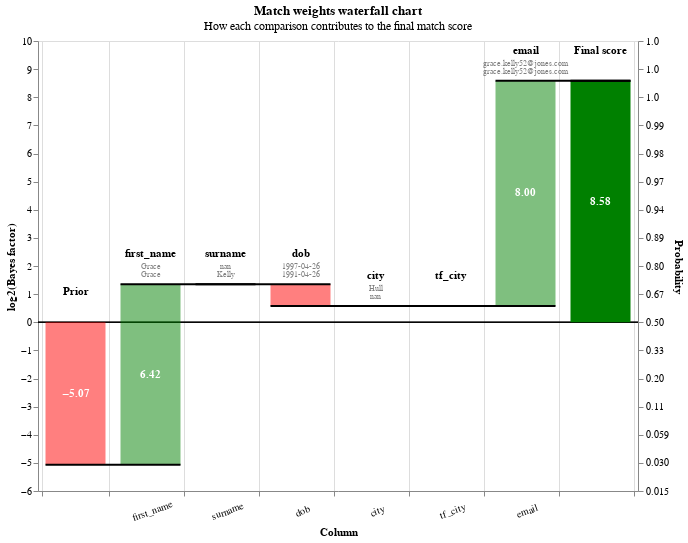

Notebook code cell kept with this figure:
### Markdown cell above
You can also view rows in this dataset as a waterfall chart as follows:

### Code cell
from splink.charts import waterfall_chart
records_to_plot = df_predictions.as_record_dict(limit=5)
linker.waterfall_chart(records_to_plot, filter_nulls=False)

### Figure 1 — Vega-Lite specification as saved in the notebook (floating-point values rounded to 4 significant figures)
{"$schema": "https://vega.github.io/schema/vega-lite/v5.2.0.json", "config": {"view": {"continuousHeight": 300, "continuousWidth": 400}}, "data": {"values": [{"bar_sort_order": 0, "bayes_factor": 0.02976, "bayes_factor_description": null, "column_name": "Prior", "comparison_vector_value": null, "label_for_charts": "Starting match weight (prior)", "log2_bayes_factor": -5.071, "m_probability": null, "record_number": 0, "sql_condition": null, "term_frequency_adjustment": null, "u_probability": null, "value_l": "", "value_r": ""}, {"bar_sort_order": 1, "bayes_factor": 85.52, "bayes_factor_description": "If comparison level is `exact match` then comparison is 85.52 times more likely to be a match", "column_name": "first_name", "comparison_vector_value": 2, "label_for_charts": "Exact match", "log2_bayes_factor": 6.418, "m_probability": 0.4955, "record_number": 0, "sql_condition": "\"first_name_l\" = \"first_name_r\"", "term_frequency_adjustment": false, "u_probability": 0.005794, "value_l": "Grace", "value_r": "Grace"}, {"bar_sort_order": 2, "bayes_factor": 1, "bayes_factor_description": "If comparison level is `null` then comparison is 1.00 times more likely to be a match", "column_name": "surname", "comparison_vector_value": -1, "label_for_charts": "Null", "log2_bayes_factor": 0, "m_probability": null, "record_number": 0, "sql_condition": "\"surname_l\" IS NULL OR \"surname_r\" IS NULL", "term_frequency_adjustment": false, "u_probability": null, "value_l": "nan", "value_r": "Kelly"}, {"bar_sort_order": 3, "bayes_factor": 0.5874, "bayes_factor_description": "If comparison level is `all other comparisons` then comparison is  1.70 times less likely to be a match", "column_name": "dob", "comparison_vector_value": 0, "label_for_charts": "All other comparisons", "log2_bayes_factor": -0.7676, "m_probability": 0.5864, "record_number": 0, "sql_condition": "ELSE", "term_frequency_adjustment": false, "u_probability": 0.9983, "value_l": "1997-04-26", "value_r": "1991-04-26"}, {"bar_sort_order": 4, "bayes_factor": 1, "bayes_factor_description": "If comparison level is `null` then comparison is 1.00 times more likely to be a match", "column_name": "city", "comparison_vector_value": -1, "label_for_charts": "Null", "log2_bayes_factor": 0, "m_probability": null, "record_number": 0, "sql_condition": "\"city_l\" IS NULL OR \"city_r\" IS NULL", "term_frequency_adjustment": false, "u_probability": null, "value_l": "Hull", "value_r": "nan"}, {"bar_sort_order": 5, "bayes_factor": 1, "bayes_factor_description": "If comparison level is `null` then comparison is 1.00 times more likely to be a match", "column_name": "tf_city", "comparison_vector_value": -1, "label_for_charts": "Null", "log2_bayes_factor": 0, "m_probability": null, "record_number": 0, "sql_condition": "\"city_l\" IS NULL OR \"city_r\" IS NULL", "term_frequency_adjustment": true, "u_probability": null, "value_l": "", "value_r": ""}, {"bar_sort_order": 6, "bayes_factor": 256.8, "bayes_factor_description": "If comparison level is `exact match` then comparison is 256.84 times more likely to be a match", "column_name": "email", "comparison_vector_value": 1, "label_for_charts": "Exact match", "log2_bayes_factor": 8.005, "m_probability": 0.5635, "record_number": 0, "sql_condition": "\"email_l\" = \"email_r\"", "term_frequency_adjustment": false, "u_probability": 0.002194, "value_l": "grace.kelly52@jones.com", "value_r": "grace.kelly52@jones.com"}, {"bar_sort_order": 7, "bayes_factor": 383.9, "bayes_factor_description": null, "column_name": "Final score", "comparison_vector_value": null, "label_for_charts": "Final score", "log2_bayes_factor": 8.585, "m_probability": null, "record_number": 0, "sql_condition": null, "term_frequency_adjustment": null, "u_probability": null, "value_l": "", "value_r": ""}, {"bar_sort_order": 0, "bayes_factor": 0.02976, "bayes_factor_description": null, "column_name": "Prior", "comparison_vector_value": null, "label_for_charts": "Starting match weight (prior)", "log2_bayes_factor": -5.071, "m_probability": null, "record_number": 1, "sql_condition": null, "term_frequency_adjustment": null, "u_probability": null, "value_l": "", "value_r": ""}, {"bar_sort_order": 1, "bayes_factor": 85.52, "bayes_factor_description": "If comparison level is `exact match` then comparison is 85.52 times more likely to be a match", "column_name": "first_name", "comparison_vector_value": 2, "label_for_charts": "Exact match", "log2_bayes_factor": 6.418, "m_probability": 0.4955, "record_number": 1, "sql_condition": "\"first_name_l\" = \"first_name_r\"", "term_frequency_adjustment": false, "u_probability": 0.005794, "value_l": "Evie", "value_r": "Evie"}, {"bar_sort_order": 2, "bayes_factor": 0.557, "bayes_factor_description": "If comparison level is `all other comparisons` then comparison is  1.80 times less likely to be a match", "column_name": "surname", "comparison_vector_value": 0, "label_for_charts": "All other comparisons", "log2_bayes_factor": -0.8444, "m_probability": 0.5542, "record_number": 1, "sql_condition": "ELSE", "term_frequency_adjustment": false, "u_probability": 0.9951, "value_l": "Dean", "value_r": "Jones"}, {"bar_sort_order": 3, "bayes_factor": 0.5874, "bayes_factor_description": "If comparison level is `all other comparisons` then comparison is  1.70 times less likely to be a match", "column_name": "dob", "comparison_vector_value": 0, "label_for_charts": "All other comparisons", "log2_bayes_factor": -0.7676, "m_probability": 0.5864, "record_number": 1, "sql_condition": "ELSE", "term_frequency_adjustment": false, "u_probability": 0.9983, "value_l": "2015-03-03", "value_r": "2002-07-22"}, {"bar_sort_order": 4, "bayes_factor": 1, "bayes_factor_description": "If comparison level is `null` then comparison is 1.00 times more likely to be a match", "column_name": "city", "comparison_vector_value": -1, "label_for_charts": "Null", "log2_bayes_factor": 0, "m_probability": null, "record_number": 1, "sql_condition": "\"city_l\" IS NULL OR \"city_r\" IS NULL", "term_frequency_adjustment": false, "u_probability": null, "value_l": "Pootsmruth", "value_r": "nan"}, {"bar_sort_order": 5, "bayes_factor": 1, "bayes_factor_description": "If comparison level is `null` then comparison is 1.00 times more likely to be a match", "column_name": "tf_city", "comparison_vector_value": -1, "label_for_charts": "Null", "log2_bayes_factor": 0, "m_probability": null, "record_number": 1, "sql_condition": "\"city_l\" IS NULL OR \"city_r\" IS NULL", "term_frequency_adjustment": true, "u_probability": null, "value_l": "", "value_r": ""}, {"bar_sort_order": 6, "bayes_factor": 0.4375, "bayes_factor_description": "If comparison level is `all other comparisons` then comparison is  2.29 times less likely to be a match", "column_name": "email", "comparison_vector_value": 0, "label_for_charts": "All other comparisons", "log2_bayes_factor": -1.193, "m_probability": 0.4365, "record_number": 1, "sql_condition": "ELSE", "term_frequency_adjustment": false, "u_probability": 0.9978, "value_l": "evihd56@earris-bailey.net", "value_r": "eviejones@brewer-sparks.org"}, {"bar_sort_order": 7, "bayes_factor": 0.3642, "bayes_factor_description": null, "column_name": "Final score", "comparison_vector_value": null, "label_for_charts": "Final score", "log2_bayes_factor": -1.457, "m_probability": null, "record_number": 1, "sql_condition": null, "term_frequency_adjustment": null, "u_probability": null, "value_l": "", "value_r": ""}, {"bar_sort_order": 0, "bayes_factor": 0.02976, "bayes_factor_description": null, "column_name": "Prior", "comparison_vector_value": null, "label_for_charts": "Starting match weight (prior)", "log2_bayes_factor": -5.071, "m_probability": null, "record_number": 2, "sql_condition": null, "term_frequency_adjustment": null, "u_probability": null, "value_l": "", "value_r": ""}, {"bar_sort_order": 1, "bayes_factor": 85.52, "bayes_factor_description": "If comparison level is `exact match` then comparison is 85.52 times more likely to be a match", "column_name": "first_name", "comparison_vector_value": 2, "label_for_charts": "Exact match", "log2_bayes_factor": 6.418, "m_probability": 0.4955, "record_number": 2, "sql_condition": "\"first_name_l\" = \"first_name_r\"", "term_frequency_adjustment": false, "u_probability": 0.005794, "value_l": "Oliver", "value_r": "Oliver"}, {"bar_sort_order": 2, "bayes_factor": 0.557, "bayes_factor_description": "If comparison level is `all other comparisons` then comparison is  1.80 times less likely to be a match", "column_name": "surname", "comparison_vector_value": 0, "label_for_charts": "All other comparisons", "log2_bayes_factor": -0.8444, "m_probability": 0.5542, "record_number": 2, "sql_condition": "ELSE", "term_frequency_adjustment": false, "u_probability": 0.9951, "value_l": "Griffiths", "value_r": "Bird"}, {"bar_sort_order": 3, "bayes_factor": 0.5874, "bayes_factor_description": "If comparison level is `all other comparisons` then comparison is  1.70 times less likely to be a match", "column_name": "dob", "comparison_vector_value": 0, "label_for_charts": "All other comparisons", "log2_bayes_factor": -0.7676, "m_probability": 0.5864, "record_number": 2, "sql_condition": "ELSE", "term_frequency_adjustment": false, "u_probability": 0.9983, "value_l": "1991-10-26", "value_r": "2000-02-27"}, {"bar_sort_order": 4, "bayes_factor": 1, "bayes_factor_description": "If comparison level is `null` then comparison is 1.00 times more likely to be a match", "column_name": "city", "comparison_vector_value": -1, "label_for_charts": "Null", "log2_bayes_factor": 0, "m_probability": null, "record_number": 2, "sql_condition": "\"city_l\" IS NULL OR \"city_r\" IS NULL", "term_frequency_adjustment": false, "u_probability": null, "value_l": "Lunton", "value_r": "nan"}, {"bar_sort_order": 5, "bayes_factor": 1, "bayes_factor_description": "If comparison level is `null` then comparison is 1.00 times more likely to be a match", "column_name": "tf_city", "comparison_vector_value": -1, "label_for_charts": "Null", "log2_bayes_factor": 0, "m_probability": null, "record_number": 2, "sql_condition": "\"city_l\" IS NULL OR \"city_r\" IS NULL", "term_frequency_adjustment": true, "u_probability": null, "value_l": "", "value_r": ""}, {"bar_sort_order": 6, "bayes_factor": 0.4375, "bayes_factor_description": "If comparison level is `all other comparisons` then comparison is  2.29 times less likely to be a match", "column_name": "email", "comparison_vector_value": 0, "label_for_charts": "All other comparisons", "log2_bayes_factor": -1.193, "m_probability": 0.4365, "record_number": 2, "sql_condition": "ELSE", "term_frequency_adjustment": false, "u_probability": 0.9978, "value_l": "o.griffiths90@reyes-coleman.com", "value_r": "oliver.b@smith.net"}, {"bar_sort_order": 7, "bayes_factor": 0.3642, "bayes_factor_description": null, "column_name": "Final score", "comparison_vector_value": null, "label_for_charts": "Final score", "log2_bayes_factor": -1.457, "m_probability": null, "record_number": 2, "sql_condition": null, "term_frequency_adjustment": null, "u_probability": null, "value_l": "", "value_r": ""}, {"bar_sort_order": 0, "bayes_factor": 0.02976, "bayes_factor_description": null, "column_name": "Prior", "comparison_vector_value": null, "label_for_charts": "Starting match weight (prior)", "log2_bayes_factor": -5.071, "m_probability": null, "record_number": 3, "sql_condition": null, "term_frequency_adjustment": null, "u_probability": null, "value_l": "", "value_r": ""}, {"bar_sort_order": 1, "bayes_factor": 85.52, "bayes_factor_description": "If comparison level is `exact match` then comparison is 85.52 times more likely to be a match", "column_name": "first_name", "comparison_vector_value": 2, "label_for_charts": "Exact match", "log2_bayes_factor": 6.418, "m_probability": 0.4955, "record_number": 3, "sql_condition": "\"first_name_l\" = \"first_name_r\"", "term_frequency_adjustment": false, "u_probability": 0.005794, "value_l": "Caleb", "value_r": "Caleb"}, {"bar_sort_order": 2, "bayes_factor": 0.557, "bayes_factor_description": "If comparison level is `all other comparisons` then comparison is  1.80 times less likely to be a match", "column_name": "surname", "comparison_vector_value": 0, "label_for_charts": "All other comparisons", "log2_bayes_factor": -0.8444, "m_probability": 0.5542, "record_number": 3, "sql_condition": "ELSE", "term_frequency_adjustment": false, "u_probability": 0.9951, "value_l": "Rwoe", "value_r": "Scott"}, {"bar_sort_order": 3, "bayes_factor": 0.5874, "bayes_factor_description": "If comparison level is `all other comparisons` then comparison is  1.70 times less likely to be a match", "column_name": "dob", "comparison_vector_value": 0, "label_for_charts": "All other comparisons", "log2_bayes_factor": -0.7676, "m_probability": 0.5864, "record_number": 3, "sql_condition": "ELSE", "term_frequency_adjustment": false, "u_probability": 0.9983, "value_l": "1992-11-20", "value_r": "2000-12-10"}, {"bar_sort_order": 4, "bayes_factor": 1, "bayes_factor_description": "If comparison level is `null` then comparison is 1.00 times more likely to be a match", "column_name": "city", "comparison_vector_value": -1, "label_for_charts": "Null", "log2_bayes_factor": 0, "m_probability": null, "record_number": 3, "sql_condition": "\"city_l\" IS NULL OR \"city_r\" IS NULL", "term_frequency_adjustment": false, "u_probability": null, "value_l": "Liverpool", "value_r": "nan"}, {"bar_sort_order": 5, "bayes_factor": 1, "bayes_factor_description": "If comparison level is `null` then comparison is 1.00 times more likely to be a match", "column_name": "tf_city", "comparison_vector_value": -1, "label_for_charts": "Null", "log2_bayes_factor": 0, "m_probability": null, "record_number": 3, "sql_condition": "\"city_l\" IS NULL OR \"city_r\" IS NULL", "term_frequency_adjustment": true, "u_probability": null, "value_l": "", "value_r": ""}, {"bar_sort_order": 6, "bayes_factor": 1, "bayes_factor_description": "If comparison level is `null` then comparison is 1.00 times more likely to be a match", "column_name": "email", "comparison_vector_value": -1, "label_for_charts": "Null", "log2_bayes_factor": 0, "m_probability": null, "record_number": 3, "sql_condition": "\"email_l\" IS NULL OR \"email_r\" IS NULL", "term_frequency_adjustment": false, "u_probability": null, "value_l": "nan", "value_r": "c.scott@brooks.com"}, {"bar_sort_order": 7, "bayes_factor": 0.8325, "bayes_factor_description": null, "column_name": "Final score", "comparison_vector_value": null, "label_for_charts": "Final score", "log2_bayes_factor": -0.2644, "m_probability": null, "record_number": 3, "sql_condition": null, "term_frequency_adjustment": null, "u_probability": null, "value_l": "", "value_r": ""}, {"bar_sort_order": 0, "bayes_factor": 0.02976, "bayes_factor_description": null, "column_name": "Prior", "comparison_vector_value": null, "label_for_charts": "Starting match weight (prior)", "log2_bayes_factor": -5.071, "m_probability": null, "record_number": 4, "sql_condition": null, "term_frequency_adjustment": null, "u_probability": null, "value_l": "", "value_r": ""}, {"bar_sort_order": 1, "bayes_factor": 85.52, "bayes_factor_description": "If comparison level is `exact match` then comparison is 85.52 times more likely to be a match", "column_name": "first_name", "comparison_vector_value": 2, "label_for_charts": "Exact match", "log2_bayes_factor": 6.418, "m_probability": 0.4955, "record_number": 4, "sql_condition": "\"first_name_l\" = \"first_name_r\"", "term_frequency_adjustment": false, "u_probability": 0.005794, "value_l": "Darcy", "value_r": "Darcy"}, {"bar_sort_order": 2, "bayes_factor": 0.557, "bayes_factor_description": "If comparison level is `all other comparisons` then comparison is  1.80 times less likely to be a match", "column_name": "surname", "comparison_vector_value": 0, "label_for_charts": "All other comparisons", "log2_bayes_factor": -0.8444, "m_probability": 0.5542, "record_number": 4, "sql_condition": "ELSE", "term_frequency_adjustment": false, "u_probability": 0.9951, "value_l": "Bernass", "value_r": "Rhodes"}, {"bar_sort_order": 3, "bayes_factor": 0.5874, "bayes_factor_description": "If comparison level is `all other comparisons` then comparison is  1.70 times less likely to be a match", "column_name": "dob", "comparison_vector_value": 0, "label_for_charts": "All other comparisons", "log2_bayes_factor": -0.7676, "m_probability": 0.5864, "record_number": 4, "sql_condition": "ELSE", "term_frequency_adjustment": false, "u_probability": 0.9983, "value_l": "1986-02-04", "value_r": "1979-01-14"}, {"bar_sort_order": 4, "bayes_factor": 0.458, "bayes_factor_description": "If comparison level is `all other comparisons` then comparison is  2.18 times less likely to be a match", "column_name": "city", "comparison_vector_value": 0, "label_for_charts": "All other comparisons", "log2_bayes_factor": -1.127, "m_probability": 0.4327, "record_number": 4, "sql_condition": "ELSE", "term_frequency_adjustment": false, "u_probability": 0.9449, "value_l": "Southampton", "value_r": "Birmingham"}, {"bar_sort_order": 5, "bayes_factor": 1, "bayes_factor_description": "If comparison level is `all other comparisons` then comparison is  2.18 times less likely to be a match", "column_name": "tf_city", "comparison_vector_value": 0, "label_for_charts": "All other comparisons", "log2_bayes_factor": 0, "m_probability": 0.4327, "record_number": 4, "sql_condition": "ELSE", "term_frequency_adjustment": true, "u_probability": 0.9449, "value_l": "", "value_r": ""}, {"bar_sort_order": 6, "bayes_factor": 0.4375, "bayes_factor_description": "If comparison level is `all other comparisons` then comparison is  2.29 times less likely to be a match", "column_name": "email", "comparison_vector_value": 0, "label_for_charts": "All other comparisons", "log2_bayes_factor": -1.193, "m_probability": 0.4365, "record_number": 4, "sql_condition": "ELSE", "term_frequency_adjustment": false, "u_probability": 0.9978, "value_l": "darcy.b@silva.com", "value_r": "drhodes16@johnson-robinson.com"}, {"bar_sort_order": 7, "bayes_factor": 0.1668, "bayes_factor_description": null, "column_name": "Final score", "comparison_vector_value": null, "label_for_charts": "Final score", "log2_bayes_factor": -2.584, "m_probability": null, "record_number": 4, "sql_condition": null, "term_frequency_adjustment": null, "u_probability": null, "value_l": "", "value_r": ""}]}, "height": 450, "layer": [{"layer": [{"encoding": {"color": {"value": "black"}, "size": {"value": 0.5}, "y": {"field": "zero", "type": "quantitative"}}, "mark": "rule"}, {"encoding": {"color": {"condition": {"test": "(datum.log2_bayes_factor < 0)", "value": "red"}, "value": "green"}, "opacity": {"condition": {"test": "datum.column_name == 'Prior match weight' || datum.column_name == 'Final score'", "value": 1}, "value": 0.5}, "tooltip": [{"field": "column_name", "title": "Comparison column", "type": "nominal"}, {"field": "value_l", "title": "Value (L)", "type": "nominal"}, {"field": "value_r", "title": "Value (R)", "type": "nominal"}, {"field": "label_for_charts", "title": "Label", "type": "ordinal"}, {"field": "sql_condition", "title": "SQL condition", "type": "nominal"}, {"field": "comparison_vector_value", "title": "Comparison vector value", "type": "nominal"}, {"field": "bayes_factor", "format": ",.4f", "title": "Bayes factor = m/u", "type": "quantitative"}, {"field": "log2_bayes_factor", "format": ",.4f", "title": "Match weight = log2(m/u)", "type": "quantitative"}, {"field": "prob", "format": ".4f", "title": "Adjusted match score", "type": "quantitative"}, {"field": "bayes_factor_description", "title": "Match weight description", "type": "nominal"}], "x": {"axis": {"grid": true, "labelAlign": "center", "labelAngle": -20, "labelExpr": "datum.value == 'Prior' || datum.value == 'Final score' ? '' : datum.value", "labelPadding": 10, "tickBand": "extent", "title": "Column"}, "field": "column_name", "sort": {"field": "bar_sort_order", "order": "ascending"}, "type": "nominal"}, "y": {"axis": {"grid": false, "orient": "left", "title": "log2(Bayes factor)"}, "field": "previous_sum", "type": "quantitative"}, "y2": {"field": "sum"}}, "mark": {"type": "bar", "width": 60}}, {"encoding": {"color": {"value": "white"}, "text": {"condition": {"field": "log2_bayes_factor", "format": ".2f", "test": "abs(datum.log2_bayes_factor) > 1", "type": "nominal"}, "value": ""}, "x": {"axis": {"labelAngle": 0, "title": "Column"}, "field": "column_name", "sort": {"field": "bar_sort_order", "order": "ascending"}, "type": "nominal"}, "y": {"axis": {"orient": "left"}, "field": "center", "type": "quantitative"}}, "mark": {"fontWeight": "bold", "type": "text"}}, {"encoding": {"color": {"value": "black"}, "text": {"field": "column_name", "type": "nominal"}, "x": {"axis": {"labelAngle": 0, "title": "Column"}, "field": "column_name", "sort": {"field": "bar_sort_order", "order": "ascending"}, "type": "nominal"}, "y": {"field": "sum_top", "type": "quantitative"}}, "mark": {"baseline": "bottom", "dy": -25, "fontWeight": "bold", "type": "text"}}, {"encoding": {"color": {"value": "grey"}, "text": {"field": "value_l", "type": "nominal"}, "x": {"axis": {"labelAngle": 0, "title": "Column"}, "field": "column_name", "sort": {"field": "bar_sort_order", "order": "ascending"}, "type": "nominal"}, "y": {"field": "sum_top", "type": "quantitative"}}, "mark": {"baseline": "bottom", "dy": -13, "fontSize": 8, "type": "text"}}, {"encoding": {"color": {"value": "grey"}, "text": {"field": "value_r", "type": "nominal"}, "x": {"axis": {"labelAngle": 0, "title": "Column"}, "field": "column_name", "sort": {"field": "bar_sort_order", "order": "ascending"}, "type": "nominal"}, "y": {"field": "sum_top", "type": "quantitative"}}, "mark": {"baseline": "bottom", "dy": -5, "fontSize": 8, "type": "text"}}]}, {"encoding": {"x": {"axis": {"labelAngle": 0, "title": "Column"}, "field": "column_name", "sort": {"field": "bar_sort_order", "order": "ascending"}, "type": "nominal"}, "x2": {"field": "lead"}, "y": {"axis": {"labelExpr": "format(1 / (1 + pow(2, -1*datum.value)), '.2r')", "orient": "right", "title": "Probability"}, "field": "sum", "scale": {"zero": false}, "type": "quantitative"}}, "mark": {"color": "black", "strokeWidth": 2, "type": "rule", "x2Offset": 30, "xOffset": -30}}], "params": [{"bind": {"input": "range", "max": 4, "min": 0, "step": 1}, "description": "Filter by the interation number", "name": "record_number", "value": 0}], "resolve": {"axis": {"y": "independent"}}, "title": {"subtitle": "How each comparison contributes to the final match score", "text": "Match weights waterfall chart"}, "transform": [{"filter": "(datum.record_number == record_number)"}, {"frame": [null, 0], "window": [{"as": "sum", "field": "log2_bayes_factor", "op": "sum"}, {"as": "lead", "field": "column_name", "op": "lead"}]}, {"as": "sum", "calculate": "datum.column_name === \"Final score\" ? datum.sum - datum.log2_bayes_factor : datum.sum"}, {"as": "lead", "calculate": "datum.lead === null ? datum.column_name : datum.lead"}, {"as": "previous_sum", "calculate": "datum.column_name === \"Final score\" || datum.column_name === \"Prior match weight\" ? 0 : datum.sum - datum.log2_bayes_factor"}, {"as": "top_label", "calculate": "datum.sum > datum.previous_sum ? datum.column_name : \"\""}, {"as": "bottom_label", "calculate": "datum.sum < datum.previous_sum ? datum.column_name : \"\""}, {"as": "sum_top", "calculate": "datum.sum > datum.previous_sum ? datum.sum : datum.previous_sum"}, {"as": "sum_bottom", "calculate": "datum.sum < datum.previous_sum ? datum.sum : datum.previous_sum"}, {"as": "center", "calculate": "(datum.sum + datum.previous_sum) / 2"}, {"as": "text_log2_bayes_factor", "calculate": "(datum.log2_bayes_factor > 0 ? \"+\" : \"\") + datum.log2_bayes_factor"}, {"as": "dy", "calculate": "datum.sum < datum.previous_sum ? 4 : -4"}, {"as": "baseline", "calculate": "datum.sum < datum.previous_sum ? \"top\" : \"bottom\""}, {"as": "prob", "calculate": "1. / (1 + pow(2, -1.*datum.sum))"}, {"as": "zero", "calculate": "0*datum.sum"}], "width": {"step": 75}}
